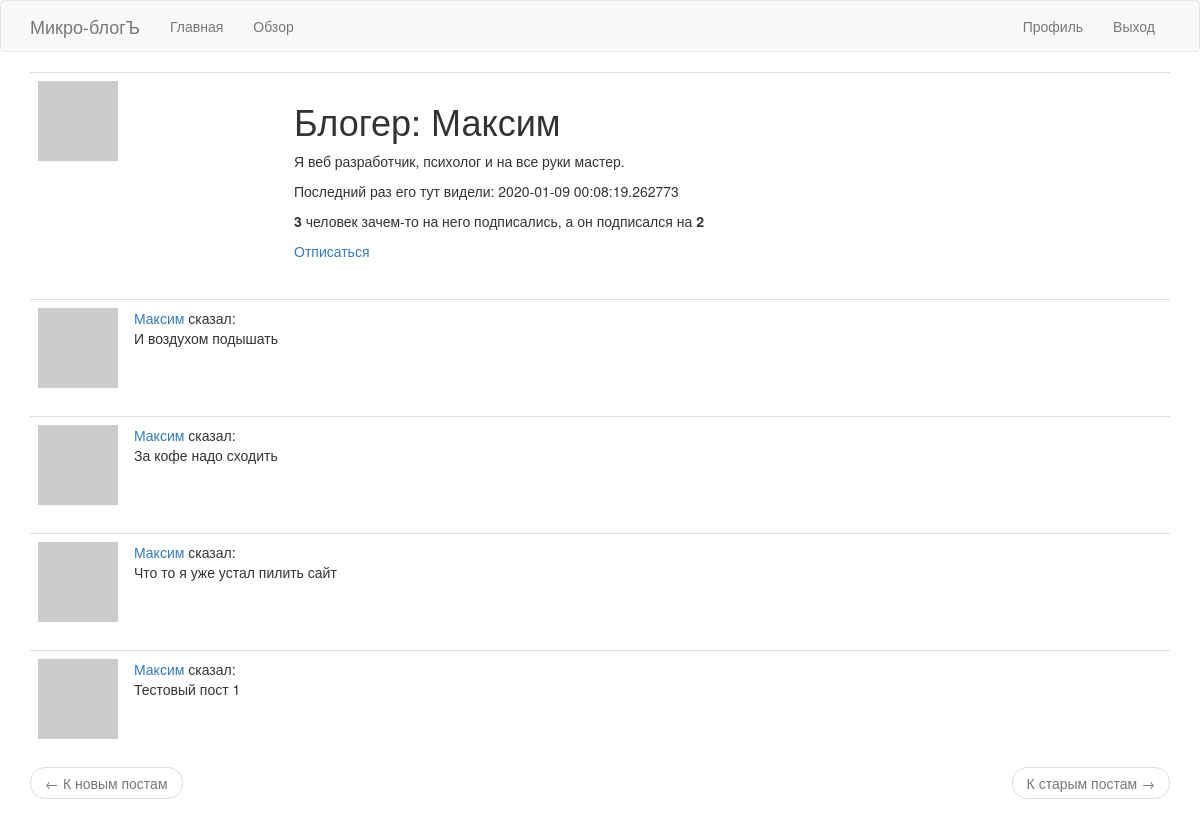
The page /user/Максим/ (signed in) on the database its author committed.
### app/models.py (models this page shows, shortened)
class User(UserMixin, db.Model):
    id = db.Column(db.Integer, primary_key=True)
    username = db.Column(db.String(64), index=True, unique=True)
    email = db.Column(db.String(120), index=True, unique=True)
    password_hash = db.Column(db.String(128))
    posts = db.relationship('Post', backref='author', lazy='dynamic')
    about_me = db.Column(db.String(140))
    last_seen = db.Column(db.DateTime, default=datetime.utcnow)
    followed = db.relationship(
        'User', secondary=followers,
        primaryjoin=(followers.c.follower_id == id),
        secondaryjoin=(followers.c.followed_id == id),
        backref=db.backref('followers', lazy='dynamic'), lazy='dynamic')
    def avatar(self, size):
        digest = md5(self.email.lower().encode('utf-8')).hexdigest()
        return 'https://www.gravatar.com/avatar/{}?d=identicon&s={}'.format(
            digest, size)
    def is_following(self, user):
        return self.followed.filter(
            followers.c.followed_id == user.id).count() > 0

class Post(db.Model):
    id = db.Column(db.Integer, primary_key=True)
    body = db.Column(db.String(140))
    timestamp = db.Column(db.DateTime, index=True, default=datetime.utcnow)
    user_id = db.Column(db.Integer, db.ForeignKey('user.id'))

### app/routes.py (the view)
@app.route('/user/<username>/')
@login_required
def user(username):
    user = User.query.filter_by(username=username).first_or_404()
    page = request.args.get('page', 1, type=int)
    posts = user.posts.order_by(Post.timestamp.desc()).paginate(page, app.config['POSTS_PER_PAGE'], False)
    next_url = url_for('user', username=user.username, page=posts.next_num) if posts.has_next else None
    prev_url = url_for('user', username=user.username, page=posts.prev_num) if posts.has_prev else None
    return render_template('user.html', user=user, posts=posts.items, next_url=next_url, prev_url=prev_url)

### app/models.py (called while the page is built)
@login.user_loader
def load_user(id):
    return User.query.get(int(id))

### app/routes.py (called while the page is built)
@app.before_request
def before_request():
    if current_user.is_authenticated:
        current_user.last_seen = datetime.utcnow()
        db.session.commit()

### app/templates/user.html
{% extends "base.html" %}
{% block app_content %}
    <table class="table table-hover">
        <tr>
            <td width="256px"><img src="{{ user.avatar(256) }}"></td>
            <td>
                <h1>Блогер: {{ user.username }}</h1>
                {% if user.about_me %}<p>{{ user.about_me }}</p>{% endif %}
                {% if user.last_seen %}<p>Последний раз его тут видели: {{ user.last_seen }}</p>{% endif %}
                <p><b>{{ user.followers.count() }}</b> человек зачем-то на него подписались, а он подписался на <b>{{ user.followed.count() }}</b></p>
                {% if user == current_user %}
                <p><a href="{{ url_for('edit_profile') }}">Приукрасить свой профиль</a></p>
                {% elif not current_user.is_following(user) %}
                <p><a href="{{ url_for('follow', username=user.username) }}">Подписаться</a></p>
                {% else %}
                <p><a href="{{ url_for('unfollow', username=user.username) }}">Отписаться</a></p>
                {% endif %}
            </td>
        </tr>
    </table>
    {% for post in posts %}
        {% include '_post.html' %}
    {% endfor %}
    <nav aria-label="...">
        <ul class="pager">
            <li class="previous{% if not prev_url %} disabled{% endif %}">
                <a href="{{ prev_url or '#' }}">
                    <span aria-hidden="true">&larr;</span> К новым постам
                </a>
            </li>
            <li class="next{% if not next_url %} disabled{% endif %}">
                <a href="{{ next_url or '#' }}">
                    К старым постам <span aria-hidden="true">&rarr;</span>
                </a>
            </li>
        </ul>
    </nav>
{% endblock %}

### app/templates/_post.html
    <table class="table table-hover">
        <tr>
            <td width="70px">
                <a href="{{ url_for('user', username=post.author.username) }}">
                    <img src="{{ post.author.avatar(70) }}" />
                </a>
            </td>
            <td>
                <a href="{{ url_for('user', username=post.author.username) }}">
                    {{ post.author.username }}
                </a>
                сказал:
                <br>
                {{ post.body }}
            </td>
        </tr>
    </table>

### rows shown on the page
User: username "Максим", about_me "Я веб разработчик, психолог и на все руки мастер.", last_seen "2020-01-09 00:08:19.262773"
Post: author.username "Максим", body "И воздухом подышать"
Post: author.username "Максим", body "За кофе надо сходить"
Post: author.username "Максим", body "Что то я уже устал пилить сайт"
Post: author.username "Максим", body "Тестовый пост 1"

### other values the page prints
{{ user.followers.count() }} "3"
{{ user.followed.count() }} "2"
